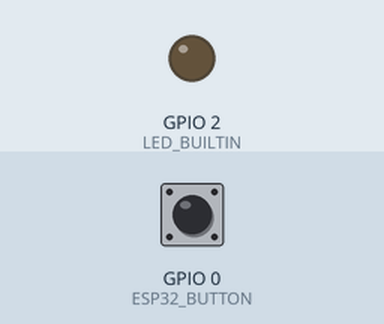
Simulated run of this sketch. Board: ESP32. Shown: output pins drawn as LEDs (lit = HIGH). The inputs (shaded band) are chosen by the test bench; at power-on: GPIO 0 (ESP32_BUTTON) HIGH.

Above: at 1.2 s.
1.3 s: GPIO 0 (ESP32_BUTTON) pulled LOW for 0.15 s
At 1.7 s:
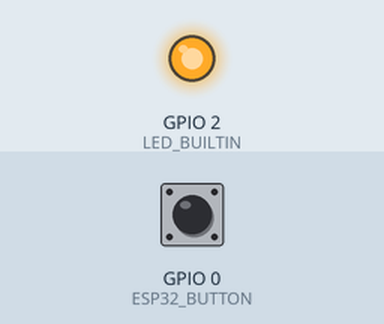
Timing chart, 0 to 4.3 s (numbered marks = the images above; inputs shaded):
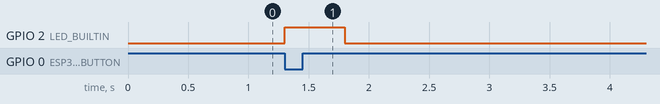

Measured:
- after the input at 1.3 s, GPIO 2 (LED_BUILTIN): LOW → HIGH at once, → LOW 0.50 s later

The sketch:

sketch_esp32_test.ino
```cpp
/*

*/

#define LED_BUILTIN 2 // define the GPIO 2 as LED_BUILTIN
#define ESP32_BUTTON 0

uint8_t button_laststate;
uint8_t button_state;

void setup() {

  pinMode(LED_BUILTIN, OUTPUT); // initialize GPIO pin 2 LED_BUILTIN as an output.
  pinMode(ESP32_BUTTON, INPUT); // Button input

  button_laststate = HIGH;

}

void loop() {

  button_state = digitalRead(ESP32_BUTTON);

  if(button_state != button_laststate){
    if (LOW == button_state)
    {
      digitalWrite(LED_BUILTIN, HIGH);   // turn the LED on
      delay (500);
      digitalWrite(LED_BUILTIN, LOW);   // turn the LED off
      delay(1000);
    }
    button_laststate = button_state;
  }


}
```
